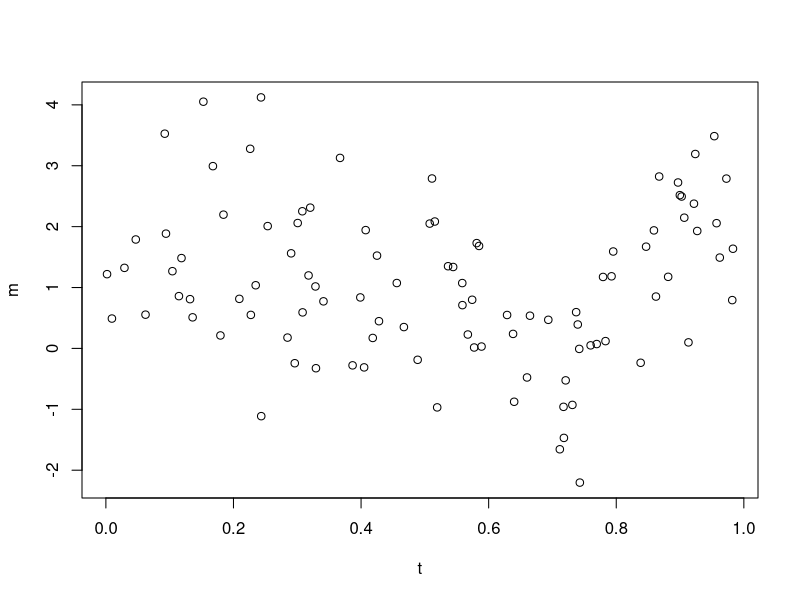
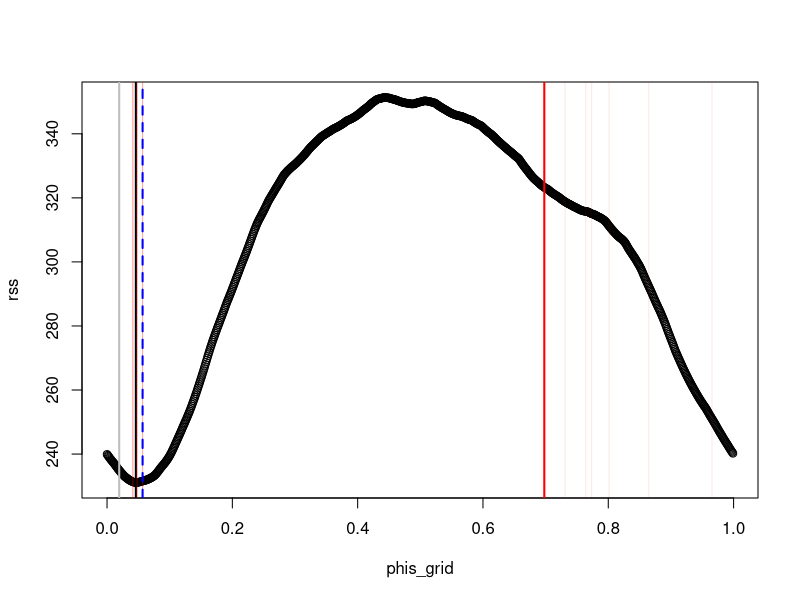

These figures' R source, in order:
### compare newton method to grid search
### for estimating phase

rm(list=ls())
library(scales)

Saw <- function(t,cc=0.75){
    ## returns sawtooth evaluated at t
    t <- t %% 1
    return(((-2/cc)*t + 1)*(t < cc) + ((2/(1-cc))*t - (1+cc)/(1-cc))*(t >= cc))
}

SawPrime <- function(t,cc=0.75){
    ## returns derivative of sawtooth evaluated at t
    t <- t %% 1
    return((-2/cc)*(t < cc) + ((2/(1-cc))*(t >= cc)))
}

NewtonUpdate <- function(m,t,phi){
    gp <- SawPrime(t+phi)
    g <- Saw(t+phi)
    del <- -2*sum(m*gp) + 2*sum(g*gp)
    h <- 2*sum(gp*gp)
    return((phi - h^{-1}*del) %% 1)
}

n <- 100
e.sd <- 1
t <- runif(n)
phi <- runif(1)
m <- Saw(t+phi) + rnorm(n,e.sd)
plot(t,m)


N <- 1000
phis_grid <- (0:(N-1))/N
rss <- rep(0,N)
tm <- proc.time()
for(ii in 1:N){
    m.pred <- Saw(t+phis_grid[ii])
    rss[ii] <- sum((m - m.pred)^2)
}
proc.time() - tm
plot(phis_grid,rss)
abline(v=phi,lwd=2,col='grey')
abline(v=phis_grid[which.min(rss)],lwd=2)



phi.init <- runif(1)
NN <- 21
phis_new <- rep(0,NN)
phis_new[1] <- phi.init
tm <- proc.time()
for(ii in 2:NN){
    phis_new[ii] <- NewtonUpdate(m,t,phis_new[ii-1])
}
proc.time() - tm
abline(v=phis_new[1],col='red',lwd=2)
abline(v=phis_new[2:(NN-1)],col=alpha('red',.1))
abline(v=phis_new[NN],col='blue',lwd=2,lty=2)
## phis_new[NN] is close to phis_grid[which.min(rss)]

